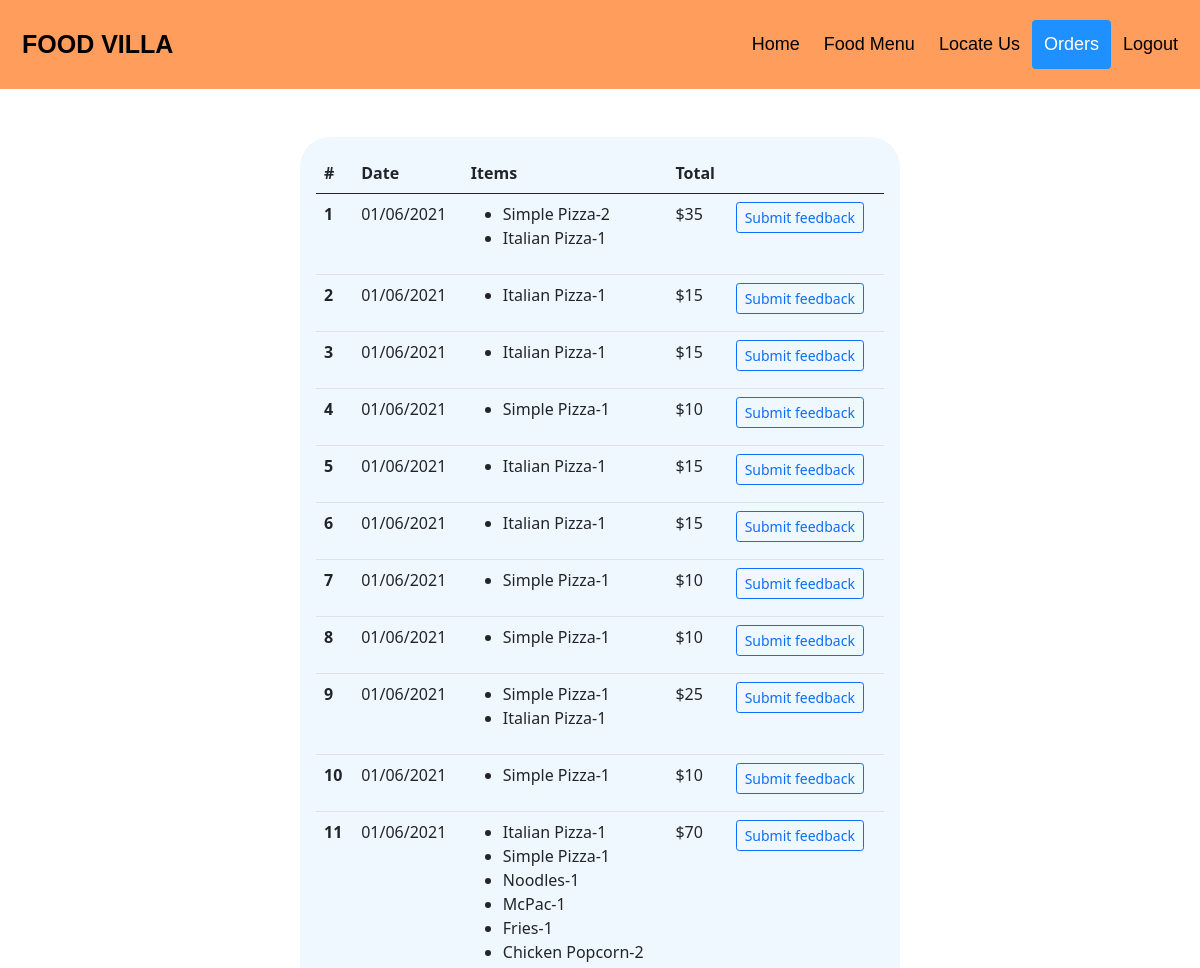
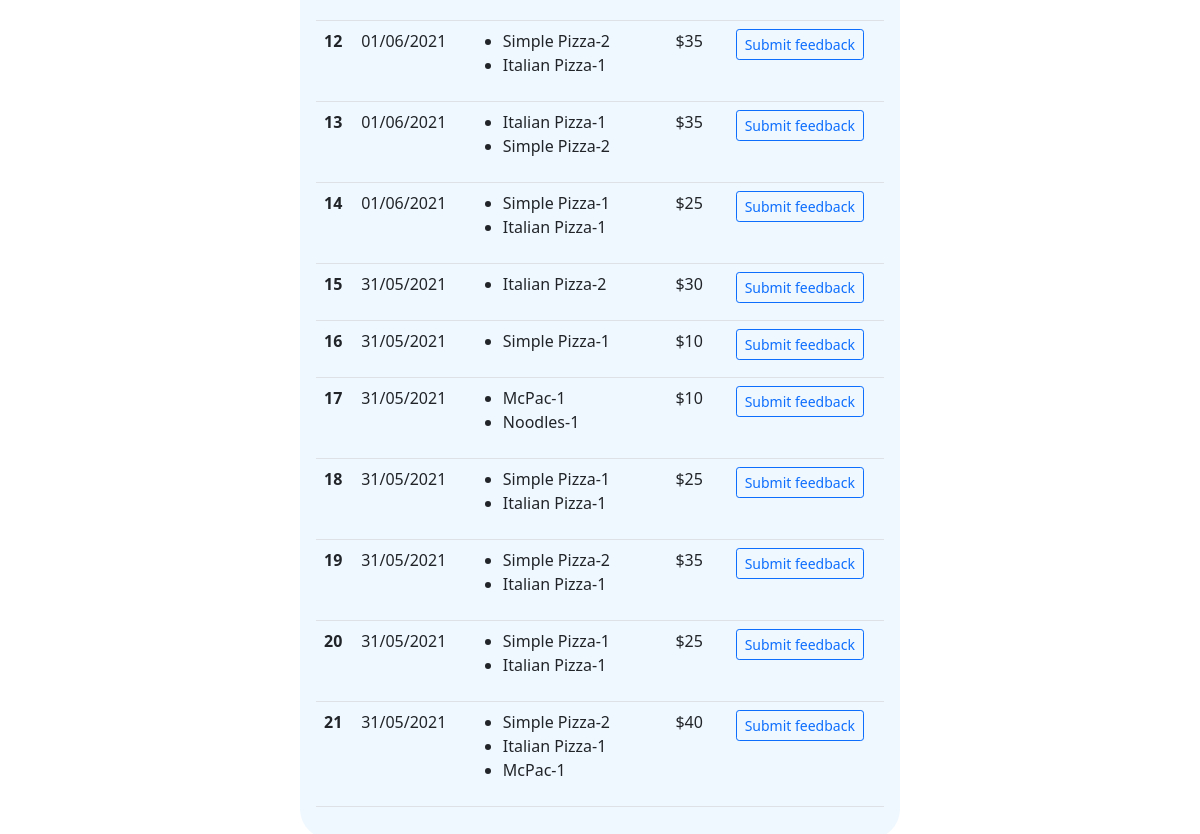
The page /foodvilla/vieworders (signed in) on the database its author committed (2 pictures, top to bottom).
### food_villa/models.py (models this page shows, shortened)
class Item(models.Model):
    name = models.CharField(max_length=64)
    cost = models.IntegerField()

### food_villa/views.py (the view)
# urls.py: path('vieworders', views.view_orders, name="view_orders"),
def view_orders(request):
    if not request.user.is_authenticated:
        return HttpResponseRedirect(reverse("login"))
    previous = reversed(Order.objects.filter(user = request.user))
    items_array = []
    dates_array = []
    count_array = []
    total_array = []
    id_array = []
    k=1
    for each in previous:
        i = Quantity.objects.filter(order = each)
        m = []
        for _ in i:
            m.append((_.item.name, _.count))
        items_array.append(m)
        dates_array.append(each.order_datetime.strftime("%d/%m/%Y"))
        total_array.append(each.total)
        id_array.append(each.id)
        count_array.append(k)
        k += 1
    return render(request, "food_villa/vieworders.html", {
        "data": list(zip(count_array, dates_array, items_array, total_array, id_array))
    })

### food_villa/templates/food_villa/vieworders.html (shortened to what this page needs)
{% extends "food_villa/layout.html" %}
{% load static %}
{% block style %}
<link rel="stylesheet" href="{% static 'food_villa/vieworders.css' %}">
{% endblock %}
{% block body %}
<div class="header ">
    <a href="#default" class="logo">FOOD VILLA</a>
    <div class="header-right">
        <a href="{% url 'index' %}">Home</a>
        <a href="{% url 'menu' %}">Food Menu</a>
        <a href="{% url 'location' %}">Locate Us</a>
        <a class="active" href="{% url 'view_orders' %}">Orders</a>
        <a href="{% url 'logout' %}">Logout</a>
    </div>
</div>
<div class="container orderTable col-10 col-md-8 col-lg-6 mt-5 p-3">
    <table class="table">
        <thead>
            <tr>
                <th scope="col">#</th>
                <th scope="col">Date</th>
                <th scope="col">Items</th>
                <th scope="col">Total</th>
                <th class="col"></th>
            </tr>
        </thead>
        <tbody>
            {% for a,b,c,d,e in data %}
            <tr>
                <th scope="row">{{a}}</th>
                <td>{{b}}</td>
                <td>
                    <ul>
                        {% for k,l in c %}
                        <li>{{k}}-{{l}}</li>
                        {% endfor %}
                    </ul>
                </td>
                <td>${{d}}</td>
                <td><button type="button" id="{{e}}" class="btn btn-outline-primary btn-sm feed">Submit feedback</button>
                </td>
            </tr>
            {% endfor %}
        </tbody>
    </table>
</div>
{% endblock %}

### food_villa/templates/food_villa/layout.html (shortened to what this page needs)
{% load static %}
<!DOCTYPE html>
<html lang="en">
<head>
    <link href="https://cdn.jsdelivr.net/npm/bootstrap@5.0.0-beta3/dist/css/bootstrap.min.css" rel="stylesheet"
>
    <link href="https://maxcdn.bootstrapcdn.com/font-awesome/4.7.0/css/font-awesome.min.css" rel="stylesheet">
    {% block style %}{% endblock %}
</head>
<body>
    {% block body %}
    {% endblock %}
</body>
</html>

### food_villa/static/food_villa/vieworders.css (style rules this page uses)
.orderTable { background-color: aliceblue; border-radius: 30px; }
.header { overflow: hidden; background-color: #ff9d5c; padding: 20px 10px; font-family: "Satisfy", "Lucida Sans", "Lucida Sans Regular", "Lucida Grande", "Lucida Sans Unicode", Geneva, Verdana, sans-serif; }
.header a { float: left; color: black; text-align: center; padding: 12px; text-decoration: none; font-size: 18px; line-height: 25px; border-radius: 4px; }
.header a.logo { font-size: 25px; font-weight: bold; }
.header a.active { background-color: dodgerblue; color: white; }
.header-right { float: right; }

### rows shown on the page
Item: c "Simple Pizza" "Simple Pizza" "Simple Pizza" "Simple Pizza" "Simple Pizza" "Simple Pizza" "Simple Pizza" "Simple Pizza" "Simple Pizza" "Simple Pizza" "Simple Pizza" "Simple Pizza" "Simple Pizza" "Simple Pizza" "Simple Pizza"
Item: c "Italian Pizza" "Italian Pizza" "Italian Pizza" "Italian Pizza" "Italian Pizza" "Italian Pizza" "Italian Pizza" "Italian Pizza" "Italian Pizza" "Italian Pizza" "Italian Pizza" "Italian Pizza" "Italian Pizza" "Italian Pizza" "Italian Pizza"
Item: c "Noodles" "Noodles"
Item: c "McPac" "McPac" "McPac"
Item: c "Fries"
Item: c "Chicken Popcorn"

### other values the page prints
{{ a }} "1" "2" "3" "4" "5" "6" "7" "8" "9" "10" "11" "12" "13" "14" "15" "16" "17" "18" "19" "20" "21"
{{ b }} "01/06/2021" "01/06/2021" "01/06/2021" "01/06/2021" "01/06/2021" "01/06/2021" "01/06/2021" "01/06/2021" "01/06/2021" "01/06/2021" "01/06/2021" "01/06/2021" "01/06/2021" "01/06/2021" "31/05/2021" "31/05/2021" "31/05/2021" "31/05/2021" "31/05/2021" "31/05/2021" "31/05/2021"
{{ l }} "2" "1" "1" "1" "1" "1" "1" "1" "1" "1" "1" "1" "1" "1" "1" "1" "1" "2" "2" "1" "1" "2" "1" "1" "2" "1" "1" "1" "1" "1" "2" "1" "1" "1" "2" "1" "1"
{{ d }} "35" "15" "15" "10" "15" "15" "10" "10" "25" "10" "70" "35" "35" "25" "30" "10" "10" "25" "35" "25" "40"
